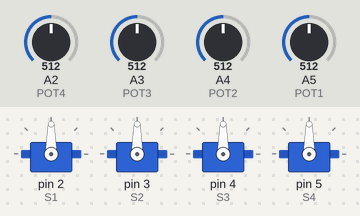
A sketch run on a simulated Arduino Uno, built with avr-gcc and run on an emulated ATmega328P. On the bench: 4 × servo. The test bench sets the inputs (shaded band); at power-on: A2 (POT4) = 512, A3 (POT3) = 512, A4 (POT2) = 512, A5 (POT1) = 512.

Above: at 1.2 s.
1.3 s: A2 (POT4) set to 716
At 2.5 s:
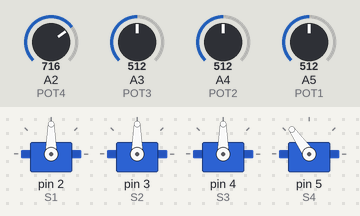
2.8 s: A3 (POT3) set to 716
At 4.0 s:
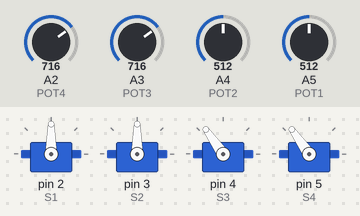
4.3 s: A4 (POT2) set to 716
At 4.6 s:
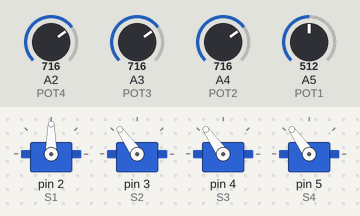
5.8 s: A5 (POT1) set to 716
At 6.3 s:
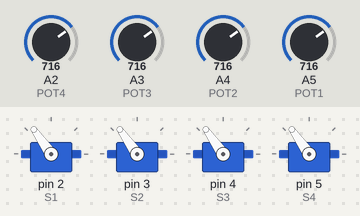
7.3 s: A2 (POT4) set to 992
At 7.9 s:
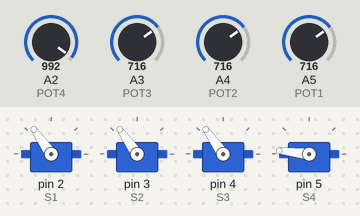
8.8 s: A3 (POT3) set to 992
At 9.6 s:
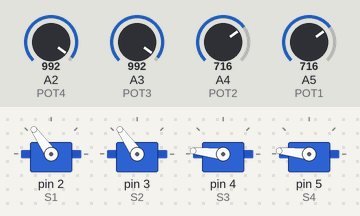
Timing chart, 0 to 11.3 s (numbered marks = the images above; inputs shaded):
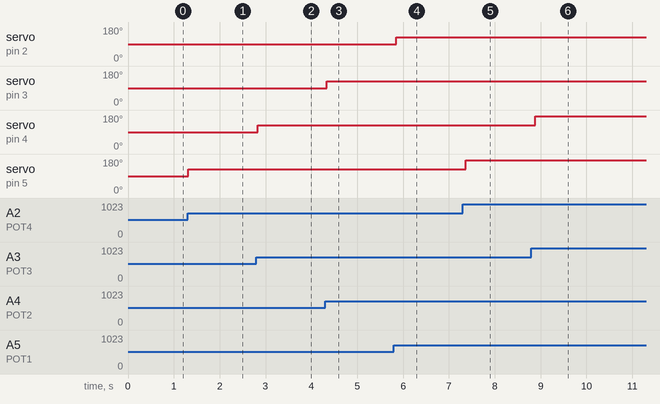

The sketch:

program.ino
```cpp
#include <Servo.h>

#define POT1 A5
#define POT2 A4
#define POT3 A3
#define POT4 A2

#define S1 2
#define S2 3
#define S3 4
#define S4 5

Servo s1, s2, s3, s4;
int angS1 = 0, angS2 = 0, angS3 = 0, angS4 = 0;

void setup(){
  pinMode(POT1, INPUT);
  pinMode(POT2, INPUT);
  pinMode(POT3, INPUT);
  pinMode(POT4, INPUT);
  s1.attach(S1);
  s2.attach(S2);
  s3.attach(S3);
  s4.attach(S4);
}

void loop(){
  angS1 = map(analogRead(POT1), 0, 1023, 0,  180);
  angS2 = map(analogRead(POT2), 0, 1023, 0,  180);
  angS3 = map(analogRead(POT3), 0, 1023, 0,  180);
  angS4 = map(analogRead(POT4), 0, 1023, 0,  180);
  s1.write(angS1);
  s2.write(angS2);
  s3.write(angS3);
  s4.write(angS4);
  delay(100);
}
```

Measured:
- after the input at 1.3 s, servo on pin 5 (S4): 90° → 125° at once
- after the input at 2.8 s, servo on pin 4 (S3): 90° → 125° at once
- after the input at 4.3 s, servo on pin 3 (S2): 90° → 125° at once
- after the input at 5.8 s, servo on pin 2 (S1): 90° → 125° after 0.05 s
- after the input at 7.3 s, servo on pin 5 (S4): 125° → 174° after 0.07 s
- after the input at 8.8 s, servo on pin 4 (S3): 125° → 174° after 0.08 s
